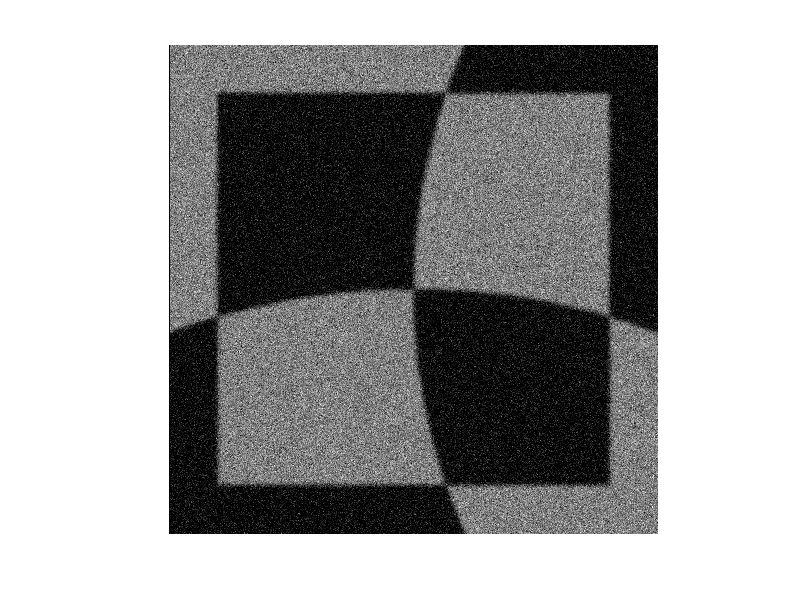

Write MATLAB code to recreate this figure.
% produce a random cross point with projective transform, blur and noise
% output size 64x64
% input:
%       blurDegree , the sigma used in function imgaussfilt
%       noiseDegree, the sigma used in function imnoise
% output:
%       img, random cross point
%       angle, the angle between optical axis and cross point surface
function img = produceRandomCrossPoint(blurDegree,noiseDegree,cnt)
    if ~exist('blurDegree','var')
        blurDegree = 3;
    end
    if ~exist('noiseDegree','var')
        noiseDegree = 0.003;
    end
        
    halfM = 320;
    halfN = 320;
    M = 2*halfM;
    N = 2*halfN;
    cnt=4;
    
    img = zeros(M, N);
    radius1 = 600+rand*600;
    radius2 = 600+rand*600;
    circle1 = [radius1+halfM halfM];
    circle2 = [halfN radius2+halfN];
    coeff_x(1) = 1e-4 + rand/4000
    coeff_y(1) = 1e-4 + rand/4000
    coeff_x(2) = rand/100;
    coeff_y(2) = rand/100;
    coeff_x(3) = halfM - halfM^2 * coeff_x(1) - halfM * coeff_x(2);
    coeff_y(3) = halfN - halfN^2 * coeff_y(1) - halfN * coeff_y(2);
    for i = 1:M
        for j = 1:M
            point = [i j];
            if (((norm(point - circle1) <= radius1) && (norm(point - circle2) <= radius2)) || ((norm(point - circle1) > radius1) && (norm(point - circle2) > radius2))) 
                img(j,i) = 1;
            end
        end
    end

    for i = M/10:M*9/10
        for j = M/10:M*9/10
           img(j,i) = ~img(j,i);
        end
    end

    % random viewpoint
%     angle = pi/6*rand;
%     R = angle2dcm(2*pi*rand,angle,0);
%     R(3,:) = [0,0,1];
%     img = imwarp(img,imref2d([M,N],[-1, 1],[-1, 1]),projective2d(R),...
%         'OutputView',imref2d([M,N],[-1, 1],[-1.5, 1.5]),'FillValues',0.5);
    
    % blur and noise
%     img = imresize(img,[160 160]);
    if (blurDegree)
        img = imgaussfilt(img,blurDegree);
    end
    img = imnoise(img,'gaussian',0,0.07);
    img = img / 2;
    imshow(img);
    filename=['.\RandomCornerNoise\Noise',num2str(noiseDegree),'\',num2str(cnt),'.bmp'];
    imwrite(img,filename);
end

